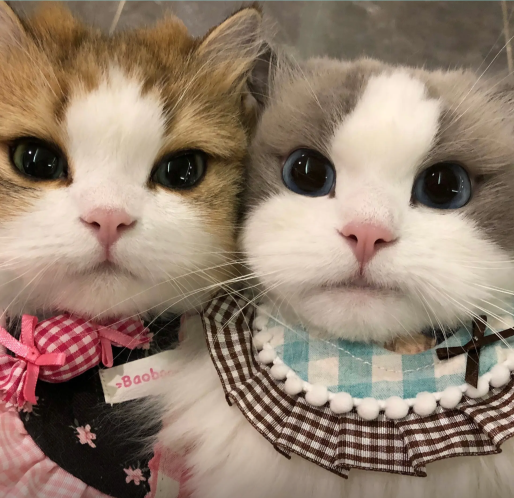
#> input picture hash/image1.png, 1028 x 995 px (shown at 1/2 size)
$ python ahash_debug.py image1.png comparison_image3_vs_image4.png
#> lines starting #> are read from the running program, lines starting #| are printed output that depends on the picture
import argparse
import os
from dataclasses import dataclass
from typing import Tuple

import numpy as np
from PIL import Image, ImageOps, ImageFilter


@dataclass
class AHashDebug:
    img_path: str
    img_size: int
    hash_size: int
    gray_resized: np.ndarray         # (img_size, img_size)
    gray_hash_block: np.ndarray      # (hash_size, hash_size)
    mean_value: float
    bits: np.ndarray                 # (hash_size, hash_size) uint8
    hash_int: int
    hash_hex: str


def _center_crop_to_square(pil_img: Image.Image) -> Image.Image:
    w, h = pil_img.size
    if w == h:
        return pil_img
    side = min(w, h)
    left = (w - side) // 2
    top = (h - side) // 2
    return pil_img.crop((left, top, left + side, top + side))


def _pack_bits_row_major(bits: np.ndarray) -> int:
    h = 0
    for r in range(bits.shape[0]):
        row = bits[r]
        for c in range(bits.shape[1]):
            h = (h << 1) | int(row[c])
    return h


def ahash_debug(image_path: str,
                img_size: int = 32,
                hash_size: int = 8,
                border_trim: float = 0.0,
                gaussian_blur: float = 0.0) -> AHashDebug:
    # 1) 读图 + EXIF 方向矫正 + 灰度
    img = Image.open(image_path)
    img = ImageOps.exif_transpose(img).convert("L")

    # 2) 方形中心裁剪 → 可选裁边 → 可选高斯模糊 → 缩放到统一尺寸
    img = _center_crop_to_square(img)

    if border_trim and border_trim > 0.0:
        w, h = img.size
        trim = int(min(w, h) * float(border_trim))
        if trim > 0 and (w - 2 * trim) > 0 and (h - 2 * trim) > 0:
            img = img.crop((trim, trim, w - trim, h - trim))

    if gaussian_blur and gaussian_blur > 0.0:
        img = img.filter(ImageFilter.GaussianBlur(radius=float(gaussian_blur)))

    img = img.resize((img_size, img_size), Image.BICUBIC)
    gray_resized = np.asarray(img, dtype=np.float32)

    # 3) 再缩放到 hash_size x hash_size 作为哈希输入块
    hash_img = img.resize((hash_size, hash_size), Image.BICUBIC)
    gray_hash = np.asarray(hash_img, dtype=np.float32)

    # 4) 计算均值阈值（aHash 用均值）
    mean_value = float(np.mean(gray_hash))

    # 5) 二值化：像素 > 均值 记 1，否则 0
    bits = (gray_hash > mean_value).astype(np.uint8)

    # 6) 行优先打包
    h_int = _pack_bits_row_major(bits)
    width_bits = hash_size * hash_size
    h_hex = "0x{:0{}x}".format(h_int, (width_bits + 3) // 4)

    return AHashDebug(
        img_path=image_path,
        img_size=img_size,
        hash_size=hash_size,
        gray_resized=gray_resized,
        gray_hash_block=gray_hash,
        mean_value=mean_value,
        bits=bits,
        hash_int=h_int,
        hash_hex=h_hex,
    )


def hamming_distance(a: int, b: int) -> int:
    x = a ^ b
    try:
        return x.bit_count()  # Python 3.8+
    except Exception:
        return bin(x).count("1")


def _print_debug(res: AHashDebug, stream, max_show: int = 8) -> None:
    print(f"图像: {res.img_path}", file=stream)
    print(f"工作尺寸: {res.img_size}x{res.img_size}, 哈希块: {res.hash_size}x{res.hash_size}", file=stream)
    np.set_printoptions(precision=2, suppress=True, linewidth=140)

    print("\n[灰度矩阵（缩放到工作尺寸，左上 8x8 展示）]", file=stream)
    print("说明: 单通道亮度值，范围约 0-255。", file=stream)
    print(res.gray_resized[:max_show, :max_show], file=stream)

    print("\n[哈希输入块（缩放到 hash_size x hash_size）]", file=stream)
    print("说明: aHash 在此块上取均值并进行阈值二值化。", file=stream)
    print(res.gray_hash_block, file=stream)

    print(f"\n[均值阈值]: {res.mean_value:.6f}", file=stream)
    print("说明: 像素值大于均值记为 1，否则为 0。", file=stream)

    print("\n[二值矩阵（>均值 记 1）]", file=stream)
    print(res.bits, file=stream)

    print(f"\n哈希（十六进制）: {res.hash_hex}", file=stream)
    print("-" * 60, file=stream)


def main():
    parser = argparse.ArgumentParser(description="aHash debug with step-by-step printing and comparison")
    parser.add_argument("image1", type=str, help="path to first image")
    parser.add_argument("image2", type=str, help="path to second image")
    parser.add_argument("--img-size", type=int, default=32, help="resize dimension for working view (default 32)")
    parser.add_argument("--hash-size", type=int, default=8, help="hash block size (default 8 → 64-bit)")
    parser.add_argument("--border-trim", type=float, default=0.0,
                        help="按比例裁掉四边（如 0.05 表示裁 5%），在缩放前进行")
    parser.add_argument("--gaussian-blur", type=float, default=0.0,
                        help="缩放前应用高斯模糊半径（如 0.8），0 表示不应用")
    parser.add_argument("--out", type=str, default=None, help="输出文件路径（默认: 'ahash hash_relust.txt'）")
    args = parser.parse_args()

    res1 = ahash_debug(args.image1, img_size=args.img_size, hash_size=args.hash_size,
                       border_trim=args.border_trim, gaussian_blur=args.gaussian_blur)
#> in ahash_debug, img is the input picture: PIL image 1028x995 RGB; mean R, G, B 147.4, 127.3, 110.7
#> in ahash_debug, `img = ImageOps.exif_transpose(img).convert("L")`:
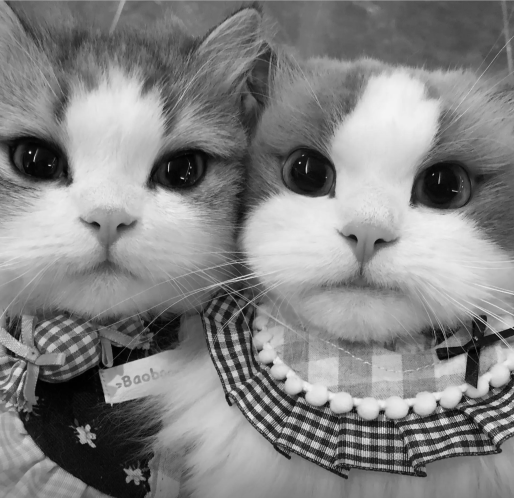
#> img: PIL image 1028x995 L (shown at 1/2 size); min 0, max 254, mean 131.4
#> in _center_crop_to_square, `return pil_img.crop((left, top, left + side, top + side))`:
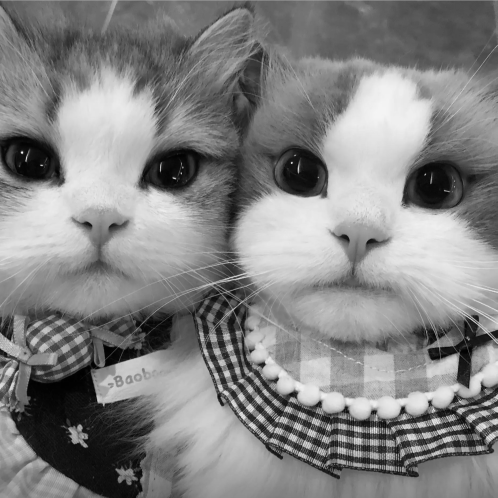
#> returned value: PIL image 995x995 L (shown at 1/2 size); min 0, max 254, mean 131.3
#> in ahash_debug, `img = img.resize((img_size, img_size), Image.BICUBIC)`:
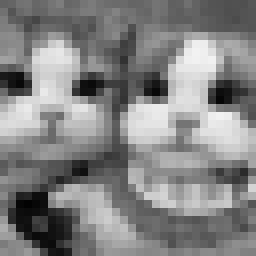
#> img: PIL image 32x32 L (shown 8 times larger); min 1, max 242, mean 131.3
#> in ahash_debug, `mean_value = float(np.mean(gray_hash))`: mean_value = 130.8
#> the loop in _pack_bits_row_major, `for r in range(bits.shape[0]):` made 8 passes
#> row on passes 1 to 8: [0, 0, 0, 0, 0, 0, 0, 0], [1, 1, 1, 0, 0, 1, 1, 1], [0, 1, 0, 0, 0, 1, 1, 0], [1, 1, 1, 0, 1, 1, 1, 0], [1, 1, 1, 0, 1, 1, 1, 1], [0, 0, 0, 0, 1, 1, 1, 0], [0, 0, 1, 1, 0, 1, 1, 0], [0, 0, 0, 1, 0, 0, 0, 0]
#> after the loop in _pack_bits_row_major, `for r in range(bits.shape[0]):`: h = 65098711647008272
#> in ahash_debug, `h_hex = "0x{:0{}x}".format(h_int, (width_bits + 3) // 4)`: h_hex = '0x00e746eeef0e3610'
    res2 = ahash_debug(args.image2, img_size=args.img_size, hash_size=args.hash_size,
                       border_trim=args.border_trim, gaussian_blur=args.gaussian_blur)
#> call 2 of ahash_debug, with image_path = 'comparison_image3_vs_image4.png', img_size = 32, hash_size = 8, border_trim = 0, gaussian_blur = 0
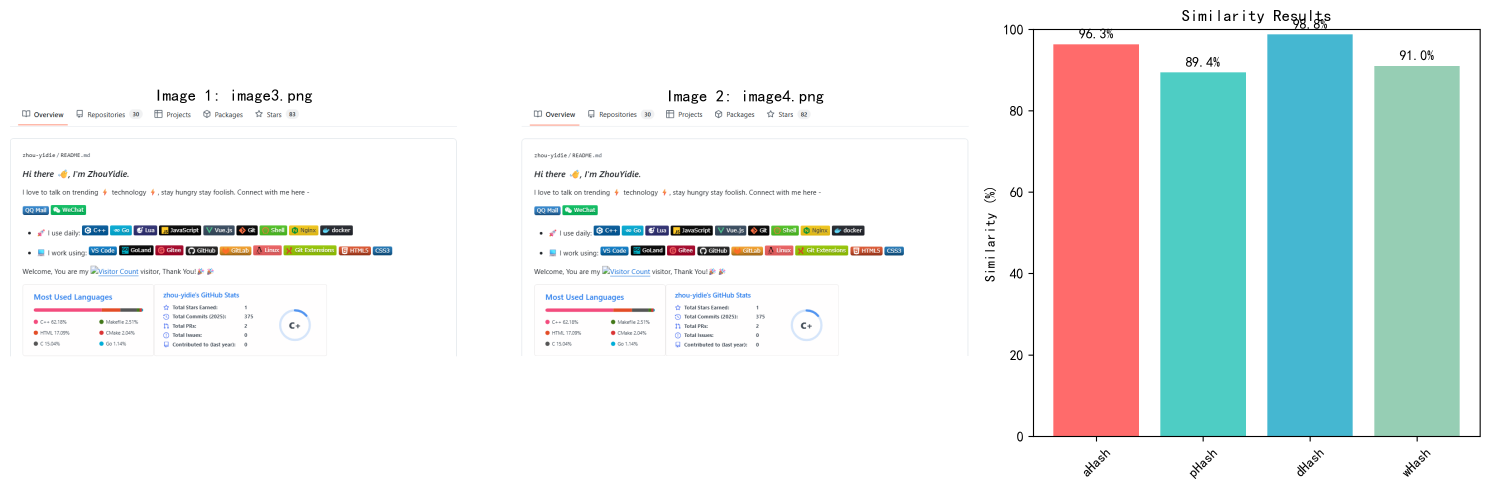
#> input picture hash/comparison_image3_vs_image4.png, 4470 x 1466 px (shown at 1/3 size)
#> in ahash_debug, img is the input picture: PIL image 4470x1466 RGBA; mean R, G, B, A 228.8, 235.3, 234.8, 255
#> in ahash_debug (call 2), `img = ImageOps.exif_transpose(img).convert("L")`:
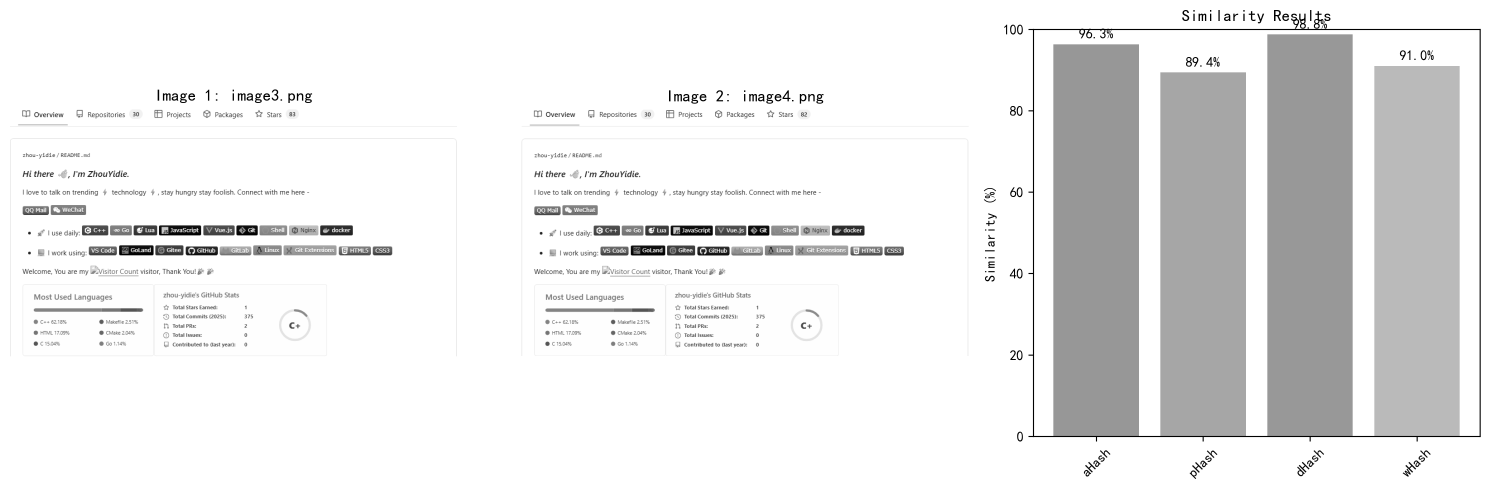
#> img: PIL image 4470x1466 L (shown at 1/3 size); min 0, max 255, mean 233.2
#> in _center_crop_to_square (call 2), `return pil_img.crop((left, top, left + side, top + side))`:
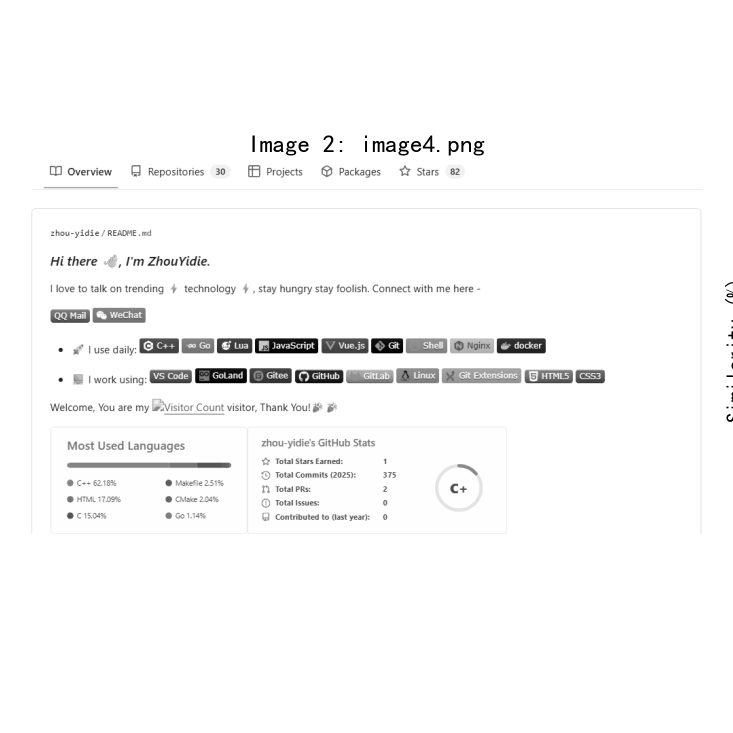
#> returned value: PIL image 1466x1466 L (shown at 1/2 size); min 0, max 255, mean 248.7
#> in ahash_debug (call 2), `img = img.resize((img_size, img_size), Image.BICUBIC)`:
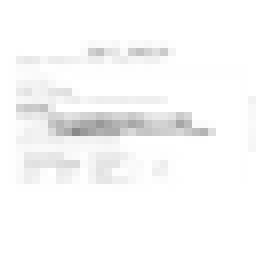
#> img: PIL image 32x32 L (shown 8 times larger); min 137, max 255, mean 248.6
#> in ahash_debug (call 2), `mean_value = float(np.mean(gray_hash))`: mean_value = 248.5
#> the loop in _pack_bits_row_major (call 2), `for r in range(bits.shape[0]):` made 8 passes
#> row on passes 1 to 8: [1, 1, 1, 1, 1, 1, 1, 1], [1, 1, 0, 0, 0, 1, 1, 1], [0, 0, 1, 1, 1, 1, 1, 1], [0, 0, 0, 0, 0, 0, 0, 1], [1, 0, 0, 0, 0, 0, 0, 1], [1, 0, 0, 0, 1, 1, 1, 1], [1, 1, 1, 1, 1, 1, 1, 1], [1, 1, 1, 1, 1, 1, 1, 1]
#> in ahash_debug (call 2), `h_int = _pack_bits_row_major(bits)`: h_int = 18430769275738259455
#> in ahash_debug (call 2), `h_hex = "0x{:0{}x}".format(h_int, (width_bits + 3) // 4)`: h_hex = '0xffc73f01818fffff'

    out_path = args.out if args.out else "ahash hash_relust.txt"

    with open(out_path, "w", encoding="utf-8") as f:
        print("aHash 逐步计算与比较（含中文说明）", file=f)
        print("=" * 60, file=f)
        _print_debug(res1, stream=f)
        _print_debug(res2, stream=f)

        dist = hamming_distance(res1.hash_int, res2.hash_int)
#> dist = 39
        bits = args.hash_size * args.hash_size
        norm = dist / float(bits)
#> norm = 0.609
        t1 = round(5 * bits / 64)
        t2 = round(10 * bits / 64)
        t3 = round(15 * bits / 64)
        print("\n[两图比较]", file=f)
        print(f"汉明距离: {dist} / {bits}（归一化 {norm:.4f}）", file=f)
        print(
            f"说明: 阈值随位数线性缩放，当前位数建议: ≤{t1} 极似, {t1+1}–{t2} 相似, {t2+1}–{t3} 边缘, >{t3} 不同。",
            file=f,
        )
        print("备注: aHash 简单快速，但对光照/对比度变化相对敏感；建议基于数据标定。", file=f)

    print(f"已写入: {out_path}")


if __name__ == "__main__":
    main()
